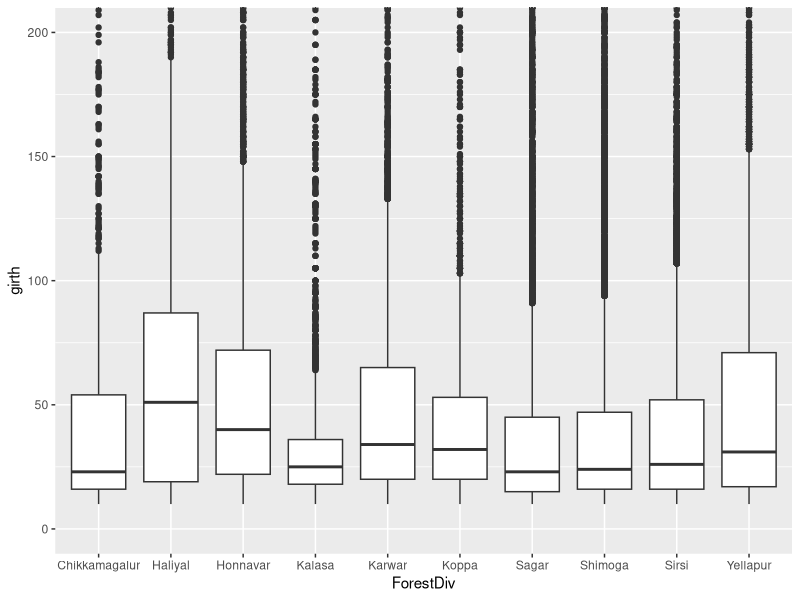
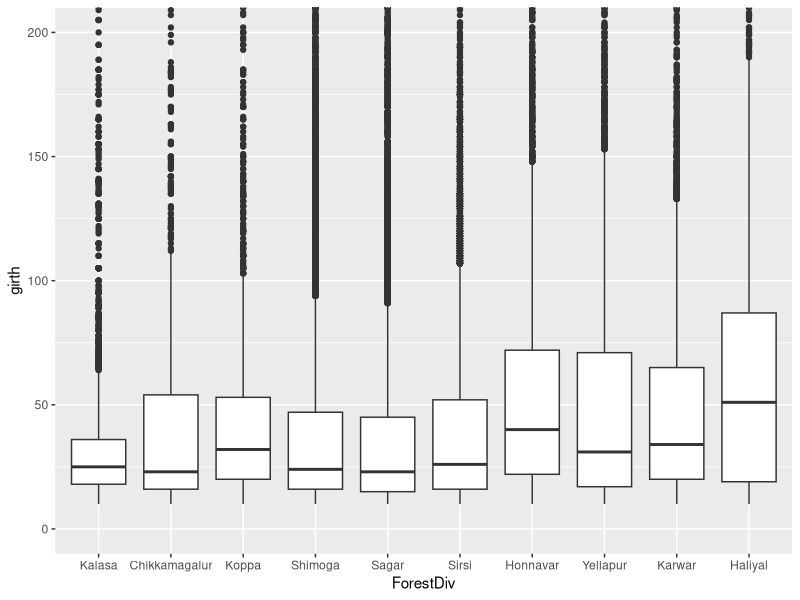

The R source for these figures, in order:
## ---- chunk 1
knitr::opts_chunk$set(echo = FALSE)
## ---- chunk 2
library(tidyverse)

# Problem 3
cat('\n# Problem 3 Output:\n\n')
tree_raw <- read_tsv('Macroplot_data_Rev.txt')
tree_raw

# Problem 4
cat('\n# Problem 4 Output:\n\n')
tree_gathered <- gather(tree_raw,key='stem',value='girth',TreeGirth1:TreeGirth5) %>%
  filter(girth>0)
tree_gathered

# Problem 5
cat('\n# Problem 5 Output:\n\n')
tree_diameter <- mutate(tree_gathered,diameter=girth/pi)
tree_diameter

# Problem 6
cat('\n# Problem 6 Output:\n\n')
tree_biomass <- mutate(tree_diameter,tree_mass=0.124*diameter^2.53)
tree_biomass

# Problem 7
cat('\n# Problem 7 Output:\n\n')
tree_genus <- separate(tree_biomass,SpCode,into=c("GenusCode","SpEpCode"),sep=4)
tree_genus
  
# Problem 8
cat('\n# Problem 8 Output:\n\n')
tree_genus %>% group_by(GenusCode) %>% summarize(avg_mass=mean(tree_mass,na.rm=TRUE))

# Problem 9
cat('\n# Problem 9 Output:\n\n')
joined <- read_tsv('Site_variables.txt') %>% right_join(tree_genus,by='PlotID')
joined

# Problem 10
cat('\n# Problem 10 Output:\n\n')
ggplot(joined,aes(x=ForestDiv,y=girth))+geom_boxplot()+coord_cartesian(ylim=c(0,200))

# Problem 11
cat('\n# Problem 11 Output:\n\n')
mutate(joined,ForestDiv=factor(ForestDiv)) %>%
  mutate(ForestDiv=fct_reorder(ForestDiv,LatDec,mean)) %>%
  ggplot(aes(x=ForestDiv,y=girth))+geom_boxplot()+coord_cartesian(ylim=c(0,200))

